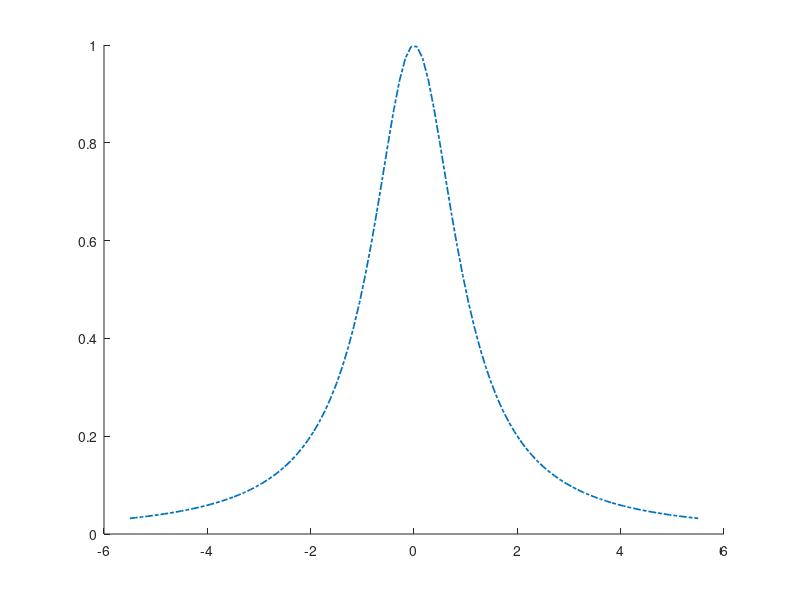

Here is the MATLAB script that generated this plot: (Note: this script raises an error after producing the figure.)
% acest script ilustreaza faptul ca polinoamele de interpolare nu au neaparat si
% proprietatea de aproximare
% Ploteaza functia 1/(1 + x^2) si polinoamele sale de interpolare de grad
% n-1.
m = input('Introduceti numarul de polinoame de interpolare');
for k=1:m
n = input('Introduceti gradul fiecarui polinom de interpolare ');
hold on
x = linspace(-5,5,n);
y = 1./(1 + x.*x);
z = linspace(-5.5,5.5);
t = 1./(1 + z.^2);
h1_line = plot(z,t,'-.');
set(h1_line, 'LineWidth',1.25)
t = polNewton(x,y,z);
h2_line = plot(z,t,'r');
set(h2_line,'LineWidth',1.3,'Color',[0 0 0])
axis([-5.5 5.5 -.5 1])
title(sprintf('Exemplu de divergenta (n = %2.0f)',n))
xlabel('x')
ylabel('y')
legend('y = 1/(1+x^2)','interpolant')
hold off
end 